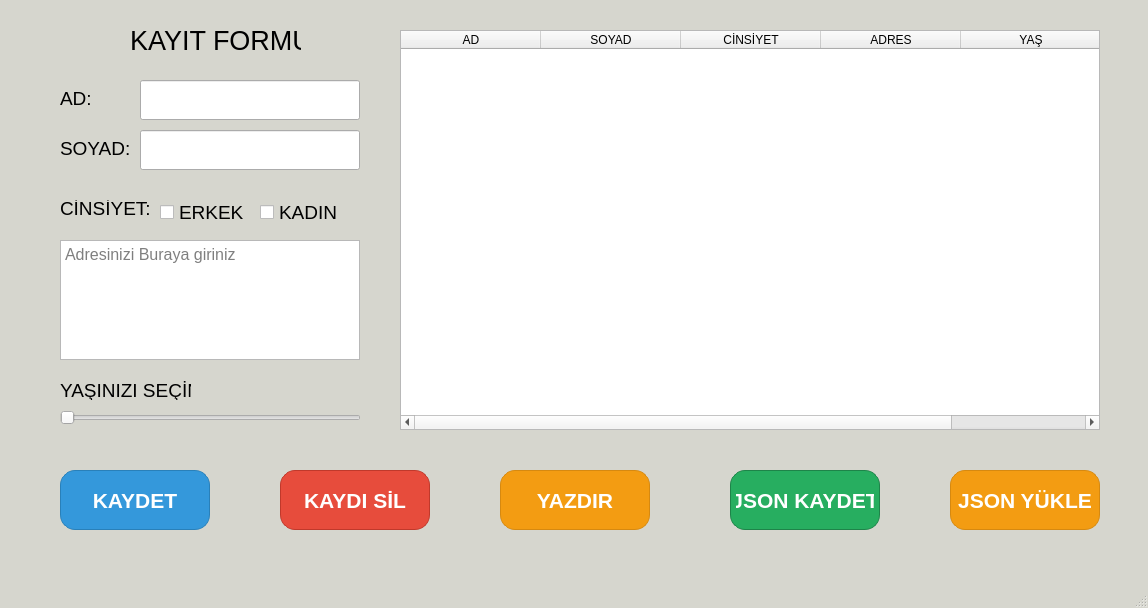
<?xml version="1.0" encoding="UTF-8"?>
<ui version="4.0">
 <class>MainWindow</class>
 <widget class="QMainWindow" name="MainWindow">
  <property name="geometry">
   <rect>
    <x>0</x>
    <y>0</y>
    <width>1148</width>
    <height>608</height>
   </rect>
  </property>
  <property name="windowTitle">
   <string>MainWindow</string>
  </property>
  <property name="styleSheet">
   <string notr="true">QMainWindow {
	 background-color: #d6d6ce;
}</string>
  </property>
  <widget class="QWidget" name="centralwidget">
   <widget class="QLineEdit" name="name_input">
    <property name="geometry">
     <rect>
      <x>140</x>
      <y>80</y>
      <width>220</width>
      <height>40</height>
     </rect>
    </property>
    <property name="font">
     <font>
      <pointsize>12</pointsize>
     </font>
    </property>
   </widget>
   <widget class="QLineEdit" name="surname_input">
    <property name="geometry">
     <rect>
      <x>140</x>
      <y>130</y>
      <width>220</width>
      <height>40</height>
     </rect>
    </property>
    <property name="font">
     <font>
      <pointsize>12</pointsize>
     </font>
    </property>
   </widget>
   <widget class="QLabel" name="label">
    <property name="geometry">
     <rect>
      <x>130</x>
      <y>20</y>
      <width>171</width>
      <height>41</height>
     </rect>
    </property>
    <property name="font">
     <font>
      <pointsize>20</pointsize>
     </font>
    </property>
    <property name="text">
     <string>KAYIT FORMU</string>
    </property>
   </widget>
   <widget class="QLabel" name="label_2">
    <property name="geometry">
     <rect>
      <x>60</x>
      <y>90</y>
      <width>41</width>
      <height>16</height>
     </rect>
    </property>
    <property name="font">
     <font>
      <pointsize>14</pointsize>
     </font>
    </property>
    <property name="text">
     <string>AD:</string>
    </property>
   </widget>
   <widget class="QSlider" name="age_slider">
    <property name="geometry">
     <rect>
      <x>60</x>
      <y>410</y>
      <width>301</width>
      <height>16</height>
     </rect>
    </property>
    <property name="font">
     <font>
      <pointsize>10</pointsize>
      <fontweight>DemiBold</fontweight>
     </font>
    </property>
    <property name="maximum">
     <number>100</number>
    </property>
    <property name="orientation">
     <enum>Qt::Orientation::Horizontal</enum>
    </property>
   </widget>
   <widget class="QTextEdit" name="address_input">
    <property name="geometry">
     <rect>
      <x>60</x>
      <y>240</y>
      <width>300</width>
      <height>120</height>
     </rect>
    </property>
    <property name="font">
     <font>
      <pointsize>12</pointsize>
     </font>
    </property>
    <property name="placeholderText">
     <string>Adresinizi Buraya giriniz</string>
    </property>
   </widget>
   <widget class="QPushButton" name="save_button">
    <property name="geometry">
     <rect>
      <x>60</x>
      <y>470</y>
      <width>150</width>
      <height>60</height>
     </rect>
    </property>
    <property name="font">
     <font>
      <pointsize>16</pointsize>
      <bold>true</bold>
     </font>
    </property>
    <property name="styleSheet">
     <string notr="true">#save_button {
    background-color: #3498db; /* Arka plan rengi */
    color: white;               /* Yazı rengi */
    border-radius: 15px;       /* Köşe ovaliği */
    border: 1px solid #2980b9;  /* İsteğe bağlı ince kenarlık */
    padding: 5px;               /* Yazı ile kenar arasındaki boşluk */
}

/* Mouse ile üzerine gelindiğinde renk değişsin (Hover efekti) */
#save_button:hover {
    background-color: #2980b9;
}</string>
    </property>
    <property name="text">
     <string>KAYDET</string>
    </property>
   </widget>
   <widget class="QCheckBox" name="chbox_man">
    <property name="geometry">
     <rect>
      <x>160</x>
      <y>200</y>
      <width>84</width>
      <height>24</height>
     </rect>
    </property>
    <property name="font">
     <font>
      <pointsize>14</pointsize>
     </font>
    </property>
    <property name="text">
     <string>ERKEK</string>
    </property>
   </widget>
   <widget class="QLabel" name="label_3">
    <property name="geometry">
     <rect>
      <x>60</x>
      <y>140</y>
      <width>71</width>
      <height>16</height>
     </rect>
    </property>
    <property name="font">
     <font>
      <pointsize>14</pointsize>
     </font>
    </property>
    <property name="text">
     <string>SOYAD:</string>
    </property>
   </widget>
   <widget class="QCheckBox" name="chbox_women">
    <property name="geometry">
     <rect>
      <x>260</x>
      <y>200</y>
      <width>84</width>
      <height>24</height>
     </rect>
    </property>
    <property name="font">
     <font>
      <pointsize>14</pointsize>
     </font>
    </property>
    <property name="text">
     <string>KADIN</string>
    </property>
   </widget>
   <widget class="QLabel" name="label_4">
    <property name="geometry">
     <rect>
      <x>60</x>
      <y>380</y>
      <width>131</width>
      <height>20</height>
     </rect>
    </property>
    <property name="font">
     <font>
      <pointsize>14</pointsize>
     </font>
    </property>
    <property name="text">
     <string>YAŞINIZI SEÇİN</string>
    </property>
   </widget>
   <widget class="QLabel" name="label_5">
    <property name="geometry">
     <rect>
      <x>60</x>
      <y>200</y>
      <width>91</width>
      <height>16</height>
     </rect>
    </property>
    <property name="font">
     <font>
      <pointsize>14</pointsize>
     </font>
    </property>
    <property name="text">
     <string>CİNSİYET:</string>
    </property>
   </widget>
   <widget class="QTableWidget" name="tableWidget_data">
    <property name="geometry">
     <rect>
      <x>400</x>
      <y>30</y>
      <width>700</width>
      <height>400</height>
     </rect>
    </property>
    <property name="font">
     <font>
      <pointsize>16</pointsize>
     </font>
    </property>
    <property name="frameShape">
     <enum>QFrame::Shape::StyledPanel</enum>
    </property>
    <property name="frameShadow">
     <enum>QFrame::Shadow::Sunken</enum>
    </property>
    <property name="editTriggers">
     <set>QAbstractItemView::EditTrigger::NoEditTriggers</set>
    </property>
    <property name="selectionBehavior">
     <enum>QAbstractItemView::SelectionBehavior::SelectRows</enum>
    </property>
    <attribute name="horizontalHeaderMinimumSectionSize">
     <number>32</number>
    </attribute>
    <attribute name="horizontalHeaderDefaultSectionSize">
     <number>140</number>
    </attribute>
    <column>
     <property name="text">
      <string>AD</string>
     </property>
    </column>
    <column>
     <property name="text">
      <string>SOYAD</string>
     </property>
    </column>
    <column>
     <property name="text">
      <string>CİNSİYET</string>
     </property>
    </column>
    <column>
     <property name="text">
      <string>ADRES</string>
     </property>
    </column>
    <column>
     <property name="text">
      <string>YAŞ</string>
     </property>
    </column>
   </widget>
   <widget class="QLabel" name="lbl_age">
    <property name="geometry">
     <rect>
      <x>310</x>
      <y>380</y>
      <width>51</width>
      <height>20</height>
     </rect>
    </property>
    <property name="font">
     <font>
      <pointsize>14</pointsize>
     </font>
    </property>
    <property name="text">
     <string/>
    </property>
   </widget>
   <widget class="QPushButton" name="delete_button">
    <property name="geometry">
     <rect>
      <x>280</x>
      <y>470</y>
      <width>150</width>
      <height>60</height>
     </rect>
    </property>
    <property name="font">
     <font>
      <pointsize>16</pointsize>
      <bold>true</bold>
     </font>
    </property>
    <property name="styleSheet">
     <string notr="true">#delete_button {
    background-color: #e74c3c; /* Modern bir kırmızı (Alizarin) */
    color: white;              /* Beyaz yazı */
    border-radius: 15px;      /* Diğer butonlarla aynı ovalik */
    font-weight: bold;         /* Yazıyı biraz kalınlaştıralım */
    border: 1px solid #c0392b; /* Daha koyu kırmızı ince kenarlık */
    padding: 5px;
}

/* Mouse ile üzerine gelindiğinde rengi biraz koyulaşsın */
#delete_button:hover {
    background-color: #c0392b; /* Üzerine gelince koyu kırmızı (Pomegranate) */
}

/* Butona tıklandığı anki efekt */
#delete_button:pressed {
    background-color: #a93226; /* Tıklandığında en koyu hali */
}</string>
    </property>
    <property name="text">
     <string>KAYDI SİL</string>
    </property>
   </widget>
   <widget class="QPushButton" name="print_button">
    <property name="geometry">
     <rect>
      <x>500</x>
      <y>470</y>
      <width>150</width>
      <height>60</height>
     </rect>
    </property>
    <property name="font">
     <font>
      <pointsize>16</pointsize>
      <bold>true</bold>
     </font>
    </property>
    <property name="styleSheet">
     <string notr="true">#print_button {
    background-color: #f39c12;   /* Modern turuncu */
    color: white;
    border-radius: 15px;
    border: 1px solid #d68910;
    padding: 5px;
}

#print_button:hover {
    background-color: #e67e22;   /* Hover daha koyu turuncu */
}</string>
    </property>
    <property name="text">
     <string>YAZDIR</string>
    </property>
   </widget>
   <widget class="QPushButton" name="json_save_button">
    <property name="geometry">
     <rect>
      <x>730</x>
      <y>470</y>
      <width>150</width>
      <height>60</height>
     </rect>
    </property>
    <property name="font">
     <font>
      <pointsize>16</pointsize>
      <bold>true</bold>
     </font>
    </property>
    <property name="styleSheet">
     <string notr="true">#json_save_button {
    background-color: #27ae60;
    color: white;
    border-radius: 15px;
    border: 1px solid #1e8449;
    padding: 5px;
}

#json_save_button:hover {
    background-color: #229954;
}

#json_save_button:pressed {
    background-color: #1e8449;
}</string>
    </property>
    <property name="text">
     <string>JSON KAYDET</string>
    </property>
   </widget>
   <widget class="QPushButton" name="json_load_button">
    <property name="geometry">
     <rect>
      <x>950</x>
      <y>470</y>
      <width>150</width>
      <height>60</height>
     </rect>
    </property>
    <property name="font">
     <font>
      <pointsize>16</pointsize>
      <bold>true</bold>
     </font>
    </property>
    <property name="styleSheet">
     <string notr="true">#json_load_button {
    background-color: #f39c12;
    color: white;
    border-radius: 15px;
    border: 1px solid #d68910;
    padding: 5px;
}

#json_load_button:hover {
    background-color: #e67e22;
}

#json_load_button:pressed {
    background-color: #ca6f1e;
}</string>
    </property>
    <property name="text">
     <string>JSON YÜKLE</string>
    </property>
   </widget>
  </widget>
  <widget class="QMenuBar" name="menubar">
   <property name="geometry">
    <rect>
     <x>0</x>
     <y>0</y>
     <width>1148</width>
     <height>33</height>
    </rect>
   </property>
  </widget>
  <widget class="QStatusBar" name="statusbar"/>
 </widget>
 <resources/>
 <connections/>
</ui>
